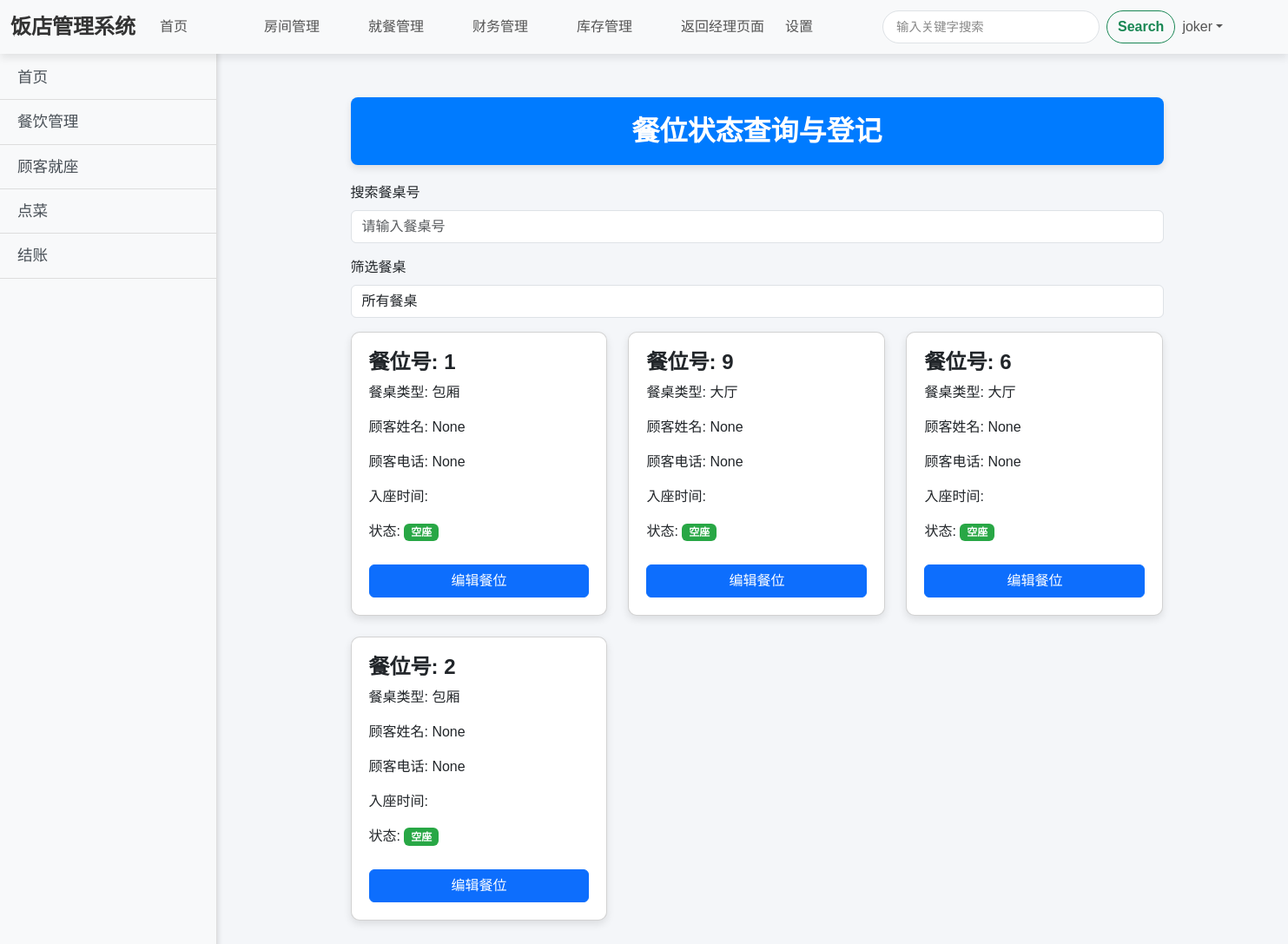
The page /hotel/catering_dashboard/ (signed in) on the database its author committed.
### hotel/models.py (models this page shows, shortened)
class User(AbstractUser):
    ROLE_CHOICES = [
        ('admin', '系统管理员'),
        ('finance', '账务管理人员'),
        ('housing', '住房管理人员'),
        ('catering', '餐饮管理人员'),
        ('inventory', '库存管理人员'),
        ('manager', '总经理'),
    ]
    role = models.CharField(max_length=10, choices=ROLE_CHOICES, default='manager')

class Table(models.Model):
    SEAT_TYPE_CHOICES = [
        ('hall', '大厅'), ('box', '包厢')
    ]
    VACANT = 'vacant'
    OCCUPIED = 'occupied'
    STATUS_CHOICES = [
        (VACANT, '空闲'),
        (OCCUPIED, '已占用'),
    ]
    seat_type = models.CharField(max_length=10, choices=SEAT_TYPE_CHOICES)  # 座位类型
    table_number = models.CharField(max_length=10, unique=True)  # 餐位编号
    table_status = models.CharField(max_length=10, choices=STATUS_CHOICES, default=VACANT)
    customer_name = models.CharField(max_length=100, blank=True, null=True)  # 顾客姓名
    customer_phone = models.CharField(null=True,blank=True,max_length=15)
    check_in_time = models.DateTimeField(null=True, blank=True)  # 入座时间
    check_out_time = models.DateTimeField(null=True, blank=True)  # 新增字段

### hotel/views.py (the view)
# urls.py: path('catering_dashboard/', views.catering_dashboard, name='catering_dashboard'),
@login_required
@role_required('manager','catering','admin')  # 只有角色为 housing 的用户才能访问
def catering_dashboard(request):
    is_manager = request.user.is_staff  # 假设根据 `is_staff` 判断总经理身份
    base_template = 'manage_base.html' if is_manager else 'table_base.html'
    filter_option = request.GET.get('filter_option', 'all')  # 默认显示所有餐桌
    search_table = request.GET.get('search_table', '').strip()  # 获取搜索餐桌号参数
    if search_table:
        tables = Table.objects.filter(table_number=search_table)
    elif filter_option == 'vacant':
        tables = Table.objects.filter(table_status='vacant')
    elif filter_option == 'occupied':
        tables = Table.objects.filter(table_status='occupied')
    elif filter_option == 'hall':
        tables = Table.objects.filter(seat_type='hall')
    elif filter_option == 'box':
        tables = Table.objects.filter(seat_type='box')
    else:
        tables = Table.objects.all()  # 显示所有餐桌
    return render(
        request,
        'catering_dashboard.html',
        {'tables': tables, 'base_template': base_template,  'search_table': search_table}
    )

### hotel/views.py (called while the page is built)
def role_required(*roles):
    def decorator(view_func):
        @wraps(view_func)
        def _wrapped_view(request, *args, **kwargs):
            if not request.user.is_authenticated:
                messages.error(request, "请先登录。")
                return redirect('login')  # 如果未登录，重定向到登录页面
            if not any(role == request.user.role for role in roles):
                messages.error(request, f"您无权访问此页面，您需要具有以下身份之一：{', '.join(roles)}。")
                return redirect('login')  # 重定向到登录页面
            return view_func(request, *args, **kwargs)
        return _wrapped_view
    return decorator

### hotel/templates/catering_dashboard.html (shortened to what this page needs)
{% extends base_template %}
{% block content %}
<div class="container-fluid">
    <div class="sidebar">
        <h4 class="text-center">功能菜单</h4>
        <a href="{% url 'login' %}">首页</a>
        <a href="{% url 'catering_dashboard' %}">餐饮管理</a>
        <a href="{% url 'customer_seat' %}">顾客就座</a>
        <a href="{% url 'dish' %}">点菜</a>
        <a href="{% url 'bills_view' %}">结账</a>
    </div>
    <div class="content">
        <div class="page-header">
            餐位状态查询与登记
        </div>
        <div class="mb-3">
            <form method="GET">
                <label for="search_table" class="form-label">搜索餐桌号</label>
                <input type="text" class="form-control" id="search_table" name="search_table" placeholder="请输入餐桌号" value="{{ request.GET.search_table }}">
            </form>
        </div>
        <div class="mb-3">
            <form method="GET">
                <label for="filter_option" class="form-label">筛选餐桌</label>
                <select class="form-control" id="filter_option" name="filter_option" onchange="this.form.submit()">
                    <option value="all" {% if request.GET.filter_option == 'all' %}selected{% endif %}>所有餐桌</option>
                </select>
            </form>
        </div>
        <div class="row">
            {% for table in tables %}
                <div class="col-md-4 mb-4">
                    <a href="{% url 'edit_table' table.table_number %}"  class="text-decoration-none text-dark">
                        <div class="card">
                            <div class="card-body">
                                <h5 class="card-title">餐位号: {{ table.table_number }}</h5>
                            <p class="card-text">餐桌类型: {{ table.get_seat_type_display }}</p>
                                <p class="card-text">顾客姓名: {{ table.customer_name }}</p>
                              <p class="card-text">顾客电话: {{ table.customer_phone }}</p>
                                <p class="card-text">入座时间: {{ table.check_in_time|date:"Y年m月d日 H:i" }}</p>
                                <p class="card-text">状态:
                                    {% if table.table_status == 'vacant' %}
                                        <span class="badge badge-vacant">空座</span>
                                    {% else %}
                                        <span class="badge badge-occupied">已入座</span>
                                    {% endif %}
                                </p>
                                <button class="btn btn-primary btn-edit">编辑餐位</button>
                            </div>
                        </div>
                    </a>
                </div>
            {% endfor %}
        </div>
    </div>
</div>
{% endblock %}

### templates/manage_base.html (shortened to what this page needs)
<!doctype html>
<html lang="en">
<head>
    <link href="https://cdn.jsdelivr.net/npm/bootstrap@5.3.2/dist/css/bootstrap.min.css" rel="stylesheet"
>
</head>
<body>
<nav class="navbar navbar-expand-lg bg-body-tertiary sticky-top">
    <div class="container-fluid">
        <a class="navbar-brand" href="{% url 'home' %}">饭店管理系统</a>
        <div class="collapse navbar-collapse" id="navbarSupportedContent">
            <ul class="navbar-nav me-auto mb-2 mb-lg-0">
                <li class="nav-item">
                    <a class="nav-link" href="{% url 'home' %}">首页</a>
                </li>
                <li class="nav-item">
                    <a class="nav-link" href="{% url 'housing_dashboard' %}">房间管理</a>
                </li>
                <li class="nav-item">
                    <a class="nav-link" href="{% url 'catering_dashboard' %}">就餐管理</a>
                </li>
                <li class="nav-item">
                    <a class="nav-link" href="{% url 'finance_dashboard' %}">财务管理</a>
                </li>
                <li class="nav-item">
                    <a class="nav-link" href="{% url 'inventory_dashboard' %}">库存管理</a>
                </li>
                <li class="nav-item">
                    <a class="nav-link" href="{% url 'manager_dashboard' %}">返回经理页面</a>
                </li>
                <li class="nav-item">
                    <a class="nav-link" href="#">设置</a>
                </li>
            </ul>
            <div>
                <form class="d-flex" role="search" method="get" action="">
                    <input class="form-control me-2 search-form" type="search" name="q" placeholder="输入关键字搜索"
                           aria-label="Search">
                    <button class="btn btn-outline-success" type="submit">Search</button>
                </form>
            </div>
            <ul class="navbar-nav ms-auto mb-2 mb-lg-0">
                {% if request.user.is_authenticated %}
                    <li class="nav-item dropdown">
                        <a href="#" class="nav-link dropdown-toggle" role="button" data-bs-toggle="dropdown"
                           aria-expanded="false">{{ request.user.username }}</a>
                    </li>
                {% else %}
                    <li class="nav-item">
                        <a class="nav-link" href="{% url 'login' %}">登录/注册</a>
                    </li>
                {% endif %}
            </ul>
        </div>
    </div>
</nav>
<div class="container">
    {% block content %}{% endblock %}
</div>
</body>
</html>

### templates/manage_base.html (style rules this page uses)
body { font-family: 'Arial', sans-serif; background-color: #f4f6f9; margin: 0; padding: 0; }
.navbar { background-color: #ffffff; box-shadow: 0 4px 10px rgba(0, 0, 0, 0.1); transition: background-color 0.3s ease; }
.sticky-top { z-index: 1000; }
.navbar-brand { color: #333 !important; font-weight: bold; font-size: 1.5rem; }
.nav-item .nav-link { color: #555; padding: 10px 15px; border-radius: 5px; transition: background-color 0.3s ease, color 0.3s ease; }
.navbar-nav { display: flex; justify-content: space-between; width: 100%; }
.nav-item .nav-link { padding: 10px 20px; width: 120px; }
.navbar-brand { margin-right: 20px; }
.navbar-nav { align-items: center; }
.search-form { width: 300px; border-radius: 20px; padding-left: 15px; }
.search-form::placeholder { color: #888; font-size: 0.9rem; }
.search-form { width: 250px; margin-right: 55px; }
.btn-outline-success { border-radius: 20px; font-weight: bold; transition: background-color 0.3s ease; }
.navbar-nav.ms-auto { margin-left: auto; }
.container { padding: 20px; }

### hotel/templates/catering_dashboard.html (style rules this page uses)
.sidebar { position: fixed; top: 0; left: 0; height: 100%; width: 250px; margin-top: 5px; background-color: #f8f9fa; border-right: 1px solid #ddd; box-shadow: 2px 0 5px rgba(0, 0, 0, 0.1); }
.sidebar h4 { color: #495057; margin-bottom: 30px; font-size: 1.5rem; }
.sidebar a { display: block; padding: 12px 20px; color: #495057; text-decoration: none; font-size: 1.1rem; border-bottom: 1px solid #ddd; transition: background-color 0.3s; }
.content { margin-left: 260px; padding: 30px; }
.page-header { background-color: #007bff; color: white; padding: 15px; border-radius: 8px; box-shadow: 0 4px 8px rgba(0, 0, 0, 0.1); margin-bottom: 20px; font-size: 2rem; font-weight: bold; text-align: center; }
.card { box-shadow: 0 4px 10px rgba(0, 0, 0, 0.1); transition: transform 0.3s ease, box-shadow 0.3s ease; border-radius: 10px; }
.card-body { padding: 20px; }
.card-title { font-size: 1.5rem; font-weight: bold; }
.card-text { font-size: 1rem; }
.btn-edit { font-size: 1rem; margin-top: 10px; width: 100%; transition: background-color 0.3s; }
.badge-vacant { background-color: #28a745; color: white; }

### rows shown on the page
User: user.username "joker"
Table: table_number "1", seat_type "包厢", customer_name "None", customer_phone "None", table_status "空座"
Table: table_number "9", seat_type "大厅", customer_name "None", customer_phone "None", table_status "空座"
Table: table_number "6", seat_type "大厅", customer_name "None", customer_phone "None", table_status "空座"
Table: table_number "2", seat_type "包厢", customer_name "None", customer_phone "None", table_status "空座"
